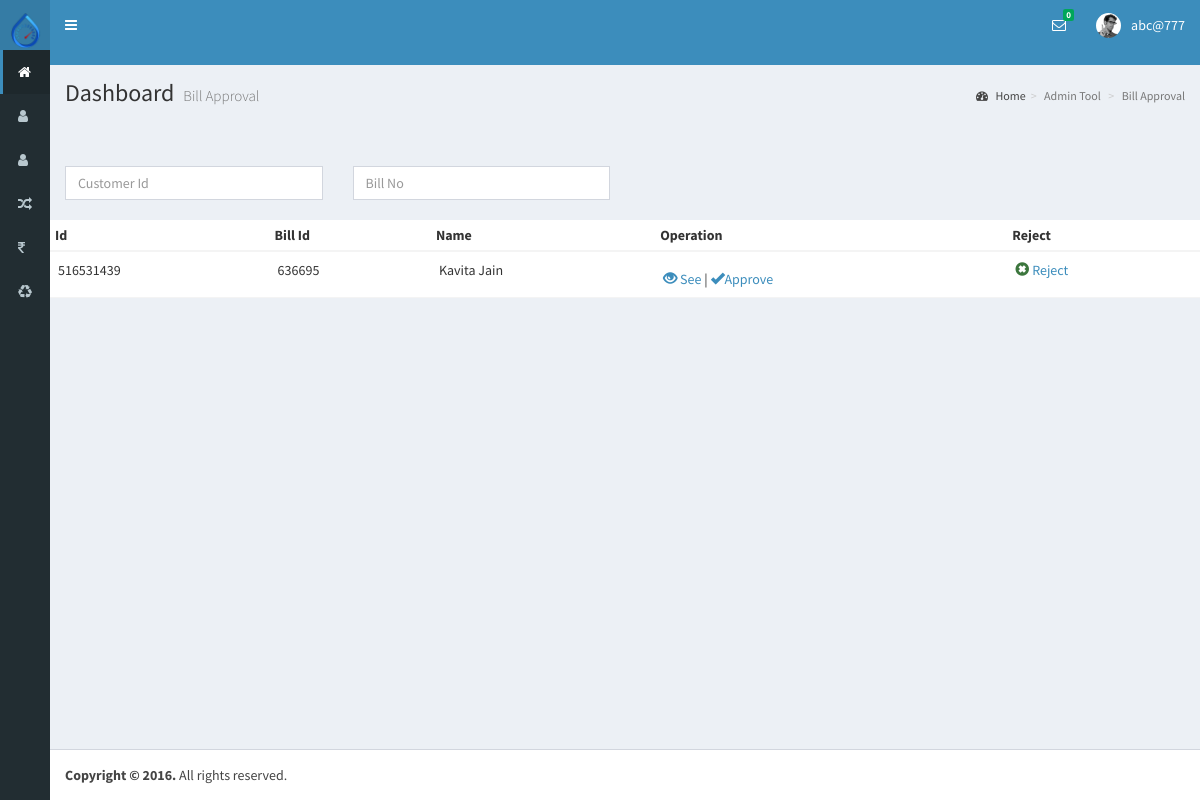
Screenshot of /billApproval.php (signed in) with the database file from the repository.
### tables this page shows
CREATE TABLE `temp_bill` (
  `id` int(11) NOT NULL,
  `customer_id` varchar(20) NOT NULL,
  `customer_name` varchar(100) NOT NULL,
  `type` varchar(40) NOT NULL,
  `bill_id` varchar(20) NOT NULL,
  `c_reading` int(11) NOT NULL,
  `a_reading` int(11) NOT NULL,
  `amount` float NOT NULL,
  `month` varchar(20) NOT NULL,
  `year` varchar(20) NOT NULL,
  `ugd` float NOT NULL,
  `borwell` float NOT NULL
);

### resource/api_function.php (called while the page is built, shortened)
<?php
     include("db/connect.php");
     include('function.php');
 class apiFunction
 {
	    public $db;
        public function __construct(database $db,$con)
        {
               $this->db=$db;
        }
        public function gettingDataforApproval($table,$numRow)
        {
              $data=$this->db->getAllWithLimit($table,$numRow);
              return $data;
        }
}
?>

### resource/function.php (called while the page is built, shortened)
<?php
          class database
          {
                protected $con;
                public function __construct($con)
                {
                   $this->con=$con;
                }
                 public function getAllWithLimit($table,$numRow)
                 {
                       $str="select * from ".$table." ORDER BY id DESC LIMIT ".$numRow;
                       $row= $this->con->query($str);
                       $array=array();
                       while($result=$row->fetch_assoc())
                       {
                           $array[]=$result;
                       }
                       return $array;
                 }
          }
?>

### billApproval.php (the view, shortened to what this page needs)
<?php
        include_once("db/connect.php");
        include_once('resource/api_function.php');
        $db=new database($con);
        $api= new apiFunction($db,$con);
        $data=$api->gettingDataforApproval('temp_bill',10);
?>
<?php include "include/header.php"; ?>
<?php include("navbar/super-adminheader.php");?>
  <div class="content-wrapper">
    <section class="content-header">
      <h1>
        Dashboard
        <small>Bill Approval </small>
      </h1>
      <ol class="breadcrumb">
        <li><a href="#"><i class="fa fa-dashboard"></i> Home</a></li><li class="active">Admin Tool</li>
        <li class="active">Bill Approval</li>
      </ol>
    </section>
  <div class="clr-20"></div>
  <div class="clr-20"></div>
  <div class="clr-20"></div>
<section>
<div class="row">
 <div class="col-md-12">
     <div class="col-md-3">
        <input type="text" class="form-control" id="customer_id" placeholder="Customer Id">
     </div>
     <div class="col-md-3">
        <input type="text" class="form-control" id="bill_id" placeholder="Bill No">
     </div>
 </div>
<div class="clr-20"></div>
 <div class="col-md-12" id="approvalResult">
  <table class="table table-condensed " style="border-collapse:collapse;
  background: white; width: 100%; ">
    <thead>
        <tr>
            <th>Id</th>
            <th>Bill Id</th>
            <th>Name</th>
            <th>Operation</th>
            <th>Reject</th>
        </tr>
    </thead>
    <tbody>
    <?php  $i=0;
       foreach ($data as $key => $value):  $i++ ;?>
          <tr  class="accordion-toggle table-hover1" >
            <td><?php echo $value['customer_id'] ?></td>
            <td><?php echo $value['bill_id'] ?></td>
            <td><?php echo $value['customer_name'] ?></td>
            <td data-toggle='collapse' data-target='#demo<?php echo $i; ?>' class='seen'>
                <a href="#" id='seeData' class="<?php echo $value['bill_id'] ?>" Ide="<?php echo $value['bill_id'] ?>"><span class="glyphicon glyphicon-eye-open" style="margin-top: 10px;"></span> See </a>|
                <a href="#" id="approve1" class="<?php echo $value['bill_id'] ?>" Ide="<?php echo $value['bill_id'] ?>"><span class="glyphicon glyphicon-ok" style="margin-top: 10px;"></span>Approve</a>
            </td>
            <td class="text-success"><span class="glyphicon glyphicon-remove-sign"></span> <a href="#" class="<?php echo $value['bill_id'] ?>" Ide="<?php echo $value['bill_id'] ?>" id="reject">Reject</a></td>
        </tr>
   <?php endforeach ?>
    </tbody>
</table>
</div></div>
</section>
</div>
   <?php include "include/footer.php"; ?>

### billApproval.php (style rules this page uses)
.table-condensed>tbody>tr>td { padding: 8px; }

### rows the page displays
temp_bill: customer "516531439", bill "636695", customer_name "Kavita Jain"

### other values shown
$_SESSION['user'] "abc@777"
